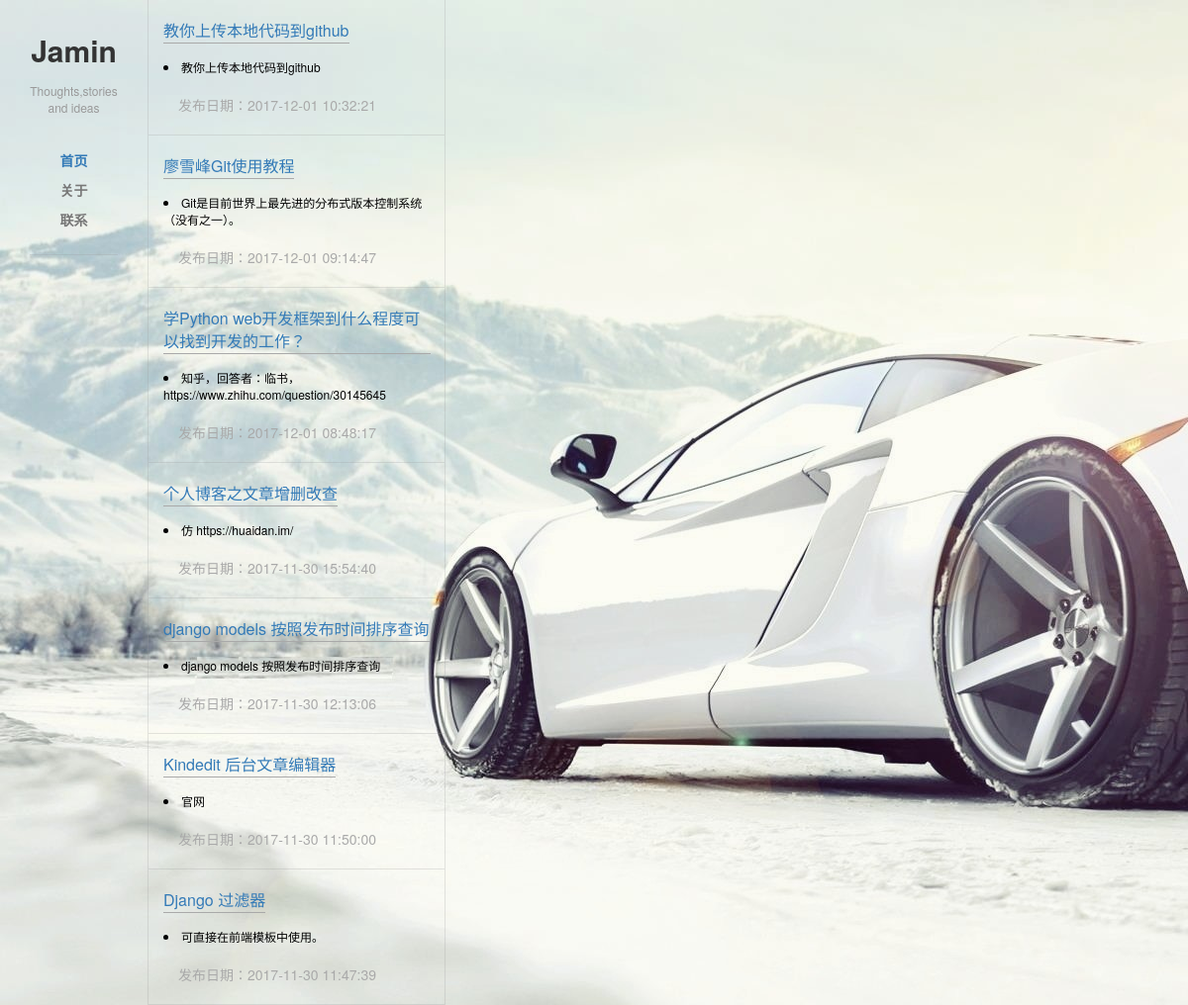
The page / on the database its author committed.
### blog/models.py (models this page shows)
class Post(models.Model):
    title= models.CharField(max_length=64,default='Title')
    profile = models.TextField(null=True)
    content = models.TextField(null=True)
    pub_time = models.DateTimeField(null=True)

### blog/views.py (the view)
# urls.py: url(r'^$', views.index),
def index(request):
    posts = models.Post.objects.all().order_by("-pub_time")
    nid = request.GET.get('nid')
    post = models.Post.objects.filter(id=nid).first()
    url = '/?nid=%s' % nid
    if request.COOKIES.get('user'):
        is_login = True
        res =  render(request,'index.html',{'posts':posts,'p':post,'is_login':is_login})
        res.set_cookie('url',url)
        return res
    res = render(request,'index.html',{'posts':posts,'p':post})
    res.set_cookie('url', url)
    return res

### templates/index.html
{% extends 'base.html' %}

### templates/base.html (shortened to what this page needs)
<!DOCTYPE html>
<html lang="en" xmlns="http://www.w3.org/1999/html">
<head>
    <link rel="stylesheet" href="/static/css/basecss.css">
    <link rel="stylesheet" href="/static/css/bootstrap-3.3.7-dist/css/bootstrap.css">
</head>
<body>
<div class="pg-left">
    <div class="logo">Jamin</div>
    <div class="logo-1">Thoughts,stories and ideas</div>
    <div class="left-item">
        <a href="/"><div class="left-item-title">首页</div></a>
        <div class="left-item-title">关于</div>
        <div class="left-item-title">联系</div>
    </div>
</div>
<div class="row_hide">
    <div class="pg-middle">
        {% for post in posts  %}
            {% if post.id == p.id %}
                <div class="pg-middle-item pg-middle-item-s">
            {% else %}
                <div class="pg-middle-item">
            {% endif %}
        <a href="/?nid={{ post.id }}"><div class="pg-middle-title"> {{ post.title }}</div></a>
        <li>{{ post.profile }}</li>
        <div class="pg-middle-foo">
            <div class="pg-middle-time">发布日期：{{ post.pub_time | date:"Y-m-d H:i:s"  }}</div>
        </div>
        </div>
        {% endfor %}
        </div>
    </div>
</body>
</html>

### static/css/basecss.css (style rules this page uses)
body { margin: 0; background-image: url(/static/image/paoche.jpg); }
.pg-left { position: absolute; width: 150px; top: 0; left: 0; bottom: 0; border-right: 1px solid #99999940; text-align: center; }
.logo { font-size: 30px; font-weight: bold; margin-top: 30px; }
.logo-1 { font-size: 12px; color: #999999; margin: 10px 20px; }
.left-item { color: #777; font-size: 14px; font-weight: bold; padding: 20px; margin: 0 30px; border-bottom: 1px solid #99999940 ; }
.left-item-title { padding: 5px; }
.row_hide { position: absolute; margin-left: 150px; width: 300px; bottom: 0; top:0; overflow: hidden; border-right: 1px solid #99999940; }
.pg-middle { position: absolute; width: 330px; bottom: 0; top:0; overflow: auto; overflow-x: hidden; }
.pg-middle-item { width: 300px; padding: 20px 15px; border-bottom: 1px solid #99999940; }
.pg-middle-item li { font-size: 12px; color: black; }
.pg-middle-title { font-size: 16px; border-bottom: 1px solid #a9a9a9; margin-bottom: 15px; display: inline-block; }
.pg-middle-foo { color: #a9a9a9; font-size: 14px; width: 270px; padding: 20px 15px; }
.pg-middle-time { float: left; }

### rows shown on the page
Post: title "教你上传本地代码到github", profile "教你上传本地代码到github", pub_time "2017-12-01 10:32:21"
Post: title "廖雪峰Git使用教程", profile "Git是目前世界上最先进的分布式版本控制系统（没有之一）。", pub_time "2017-12-01 09:14:47"
Post: title "学Python web开发框架到什么程度可以找到开发的工作？", profile "知乎，回答者：临书，https://www.zhihu.com/question/30145645", pub_time "2017-12-01 08:48:17"
Post: title "个人博客之文章增删改查", profile "仿 https://huaidan.im/", pub_time "2017-11-30 15:54:40"
Post: title "django models 按照发布时间排序查询", profile "django models 按照发布时间排序查询", pub_time "2017-11-30 12:13:06"
Post: title "Kindedit 后台文章编辑器", profile "官网", pub_time "2017-11-30 11:50:00"
Post: title "Django 过滤器", profile "可直接在前端模板中使用。", pub_time "2017-11-30 11:47:39"
